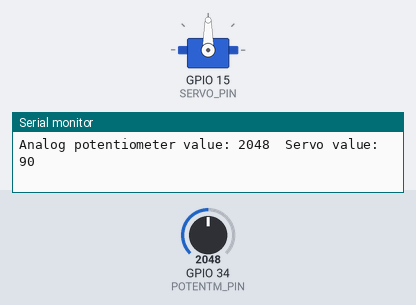
A sketch run on a simulated ESP32. Parts: servo, the last lines printed to the serial monitor. Inputs (shaded band) come from the test bench; at power-on: GPIO 34 (POTENTM_PIN) = 2048.

Above: at 1.2 s.
1.3 s: GPIO 34 (POTENTM_PIN) set to 2866
At 2.4 s:
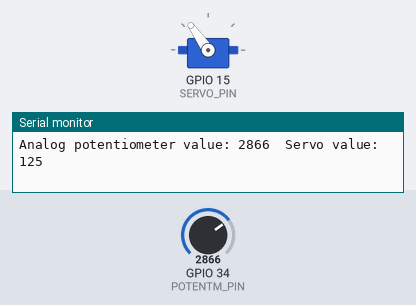
2.8 s: GPIO 34 (POTENTM_PIN) set to 3603
At 3.5 s:
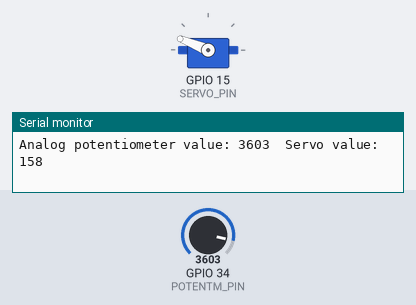
4.3 s: GPIO 34 (POTENTM_PIN) set to 4095
At 5.5 s:
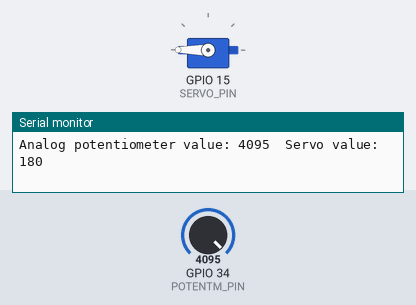
5.8 s: GPIO 34 (POTENTM_PIN) set to 1228
At 6.7 s:
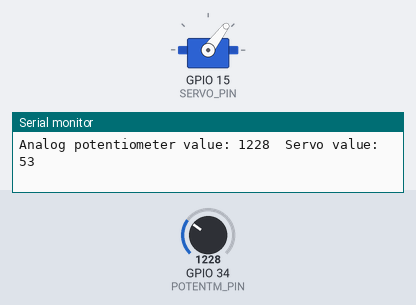
7.3 s: GPIO 34 (POTENTM_PIN) set to 491
At 8.3 s:
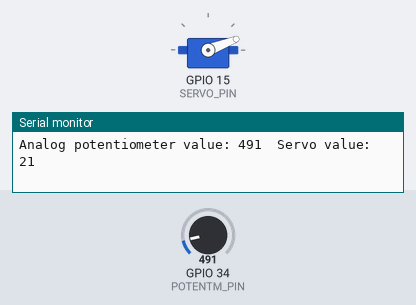
8.8 s: GPIO 34 (POTENTM_PIN) set to 0
At 9.3 s:
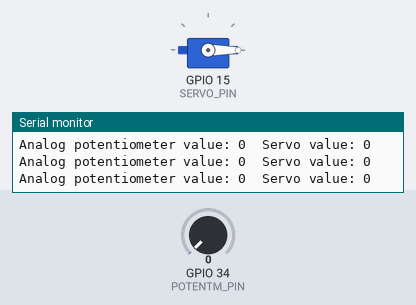
Timing chart, 0 to 11.3 s (numbered marks = the images above; inputs shaded):
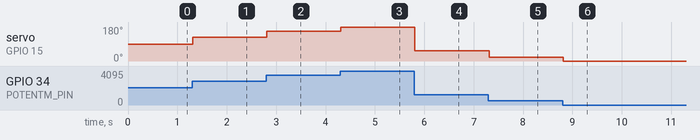

The sketch:

24.servo_motor.ino
```cpp
#include <ESP32Servo.h>

#define ADC_MAX   4'095   // Default ADC max value on the ESP32 (12 bit ADC width)
#define SERVO_PIN   15
#define POTENTM_PIN 34

Servo servo_motor;  // object (class) to control the servo motor
int pot_val;        // to store potentiometer value

void setup() {
  servo_motor.setPeriodHertz(50);             // sets the servo motor frequency (standard servo)
  servo_motor.attach(SERVO_PIN, 500, 2'500);  // attach the object to the related PIN and gives the minimum and maximum values for writes
  Serial.begin(115'200);
}

void loop() {
  pot_val = analogRead(POTENTM_PIN);  // value between 0 - 4'095
  Serial.printf("Analog potentiometer value: %d\t", pot_val);
  pot_val = map(pot_val, 0, ADC_MAX, 0, 180);   // scale potentiometer value to servo values (0 - 180)
  servo_motor.write(pot_val);
  Serial.printf("Servo value: %d\n", pot_val);
  delay(15);  // let the servo get in position
}
```

Measured:
- after the input at 1.3 s, servo on GPIO 15 (SERVO_PIN): 90° → 125° at once
- after the input at 2.8 s, servo on GPIO 15 (SERVO_PIN): 125° → 158° at once
- after the input at 4.3 s, servo on GPIO 15 (SERVO_PIN): 158° → 180° at once
- after the input at 5.8 s, servo on GPIO 15 (SERVO_PIN): 180° → 53° at once
- after the input at 7.3 s, servo on GPIO 15 (SERVO_PIN): 53° → 21° at once
- after the input at 8.8 s, servo on GPIO 15 (SERVO_PIN): 21° → 0° at once
